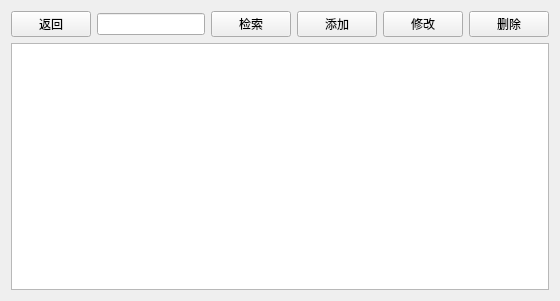
<?xml version="1.0" encoding="UTF-8"?>
<ui version="4.0">
 <class>UserManager</class>
 <widget class="QWidget" name="UserManager">
  <property name="geometry">
   <rect>
    <x>0</x>
    <y>0</y>
    <width>560</width>
    <height>301</height>
   </rect>
  </property>
  <property name="windowTitle">
   <string>Form</string>
  </property>
  <layout class="QVBoxLayout" name="verticalLayout">
   <item>
    <layout class="QHBoxLayout" name="horizontalLayout">
     <item>
      <widget class="QPushButton" name="pushButtonBack">
       <property name="text">
        <string>返回</string>
       </property>
      </widget>
     </item>
     <item>
      <widget class="QLineEdit" name="lineEditSearchName"/>
     </item>
     <item>
      <widget class="QPushButton" name="pushButtonSearch">
       <property name="text">
        <string>检索</string>
       </property>
      </widget>
     </item>
     <item>
      <widget class="QPushButton" name="pushButtonAdd">
       <property name="text">
        <string>添加</string>
       </property>
      </widget>
     </item>
     <item>
      <widget class="QPushButton" name="pushButtonUpdate">
       <property name="text">
        <string>修改</string>
       </property>
      </widget>
     </item>
     <item>
      <widget class="QPushButton" name="pushButtonDelete">
       <property name="text">
        <string>删除</string>
       </property>
      </widget>
     </item>
    </layout>
   </item>
   <item>
    <widget class="QTableView" name="tableView"/>
   </item>
  </layout>
 </widget>
 <resources/>
 <connections/>
</ui>
